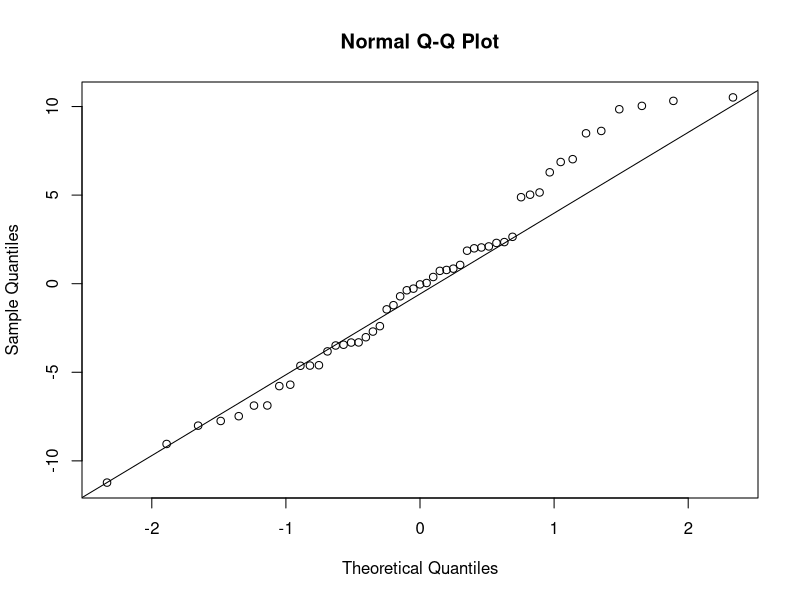
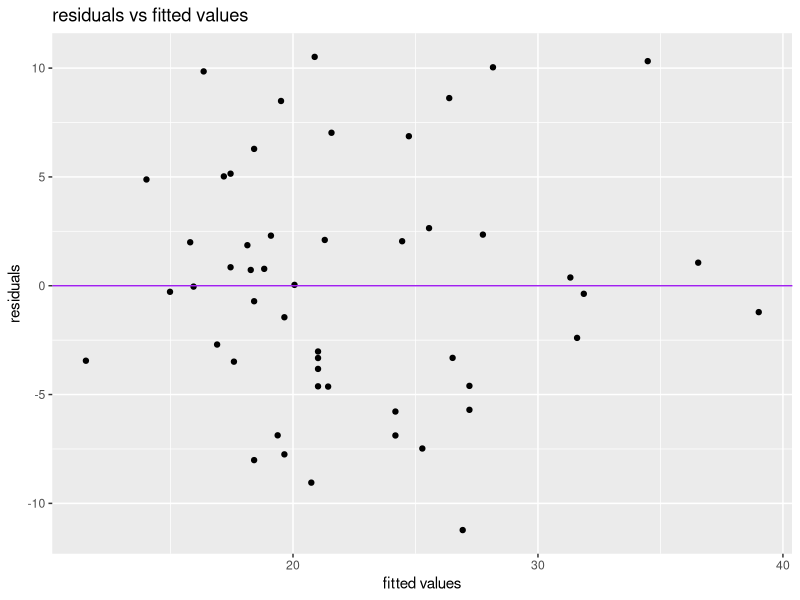
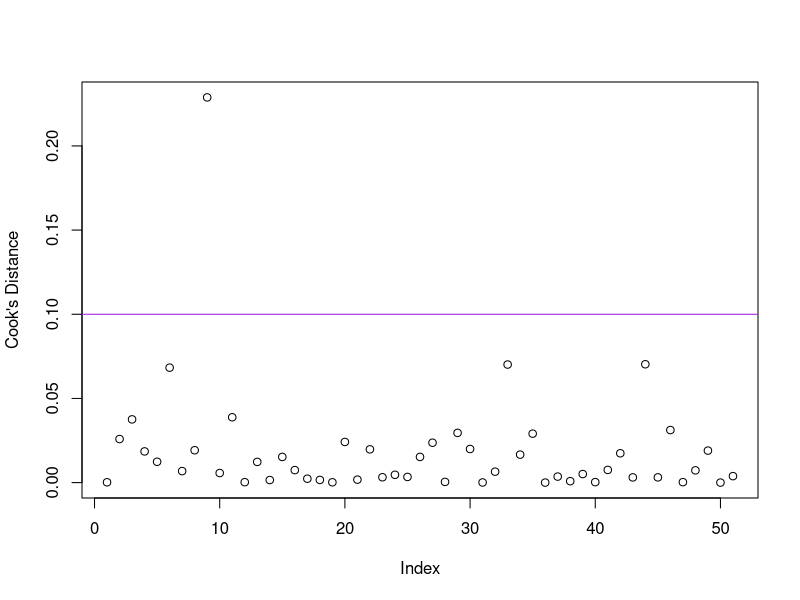
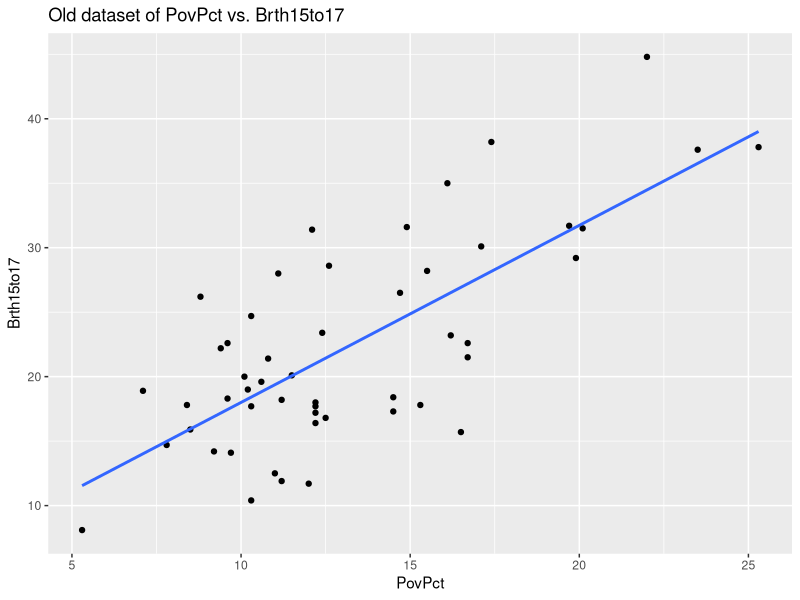
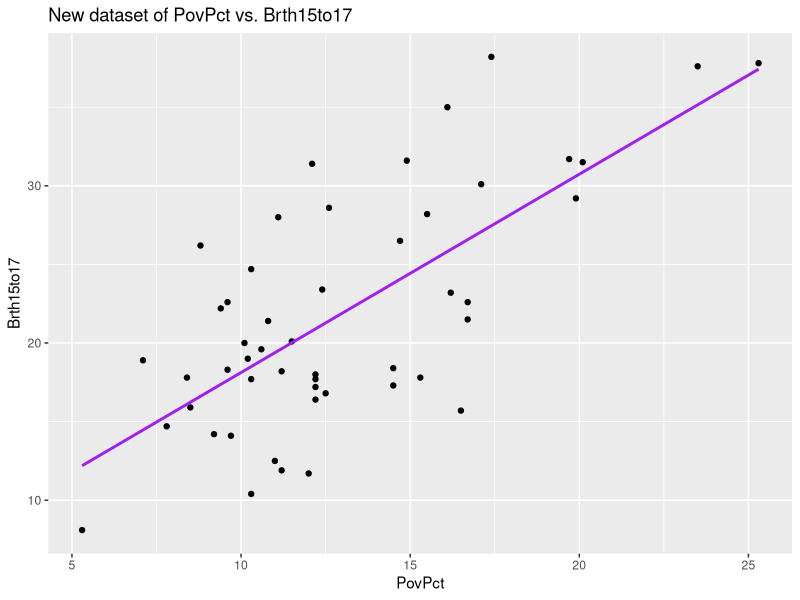
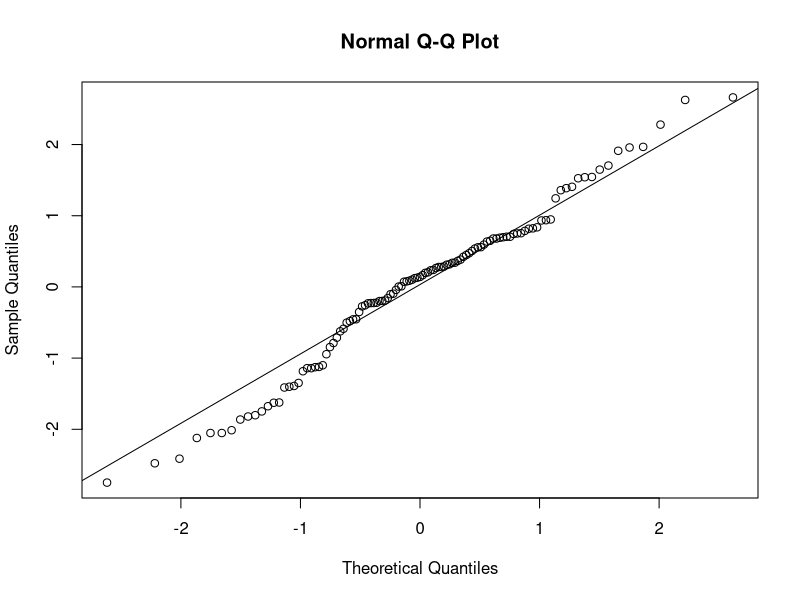
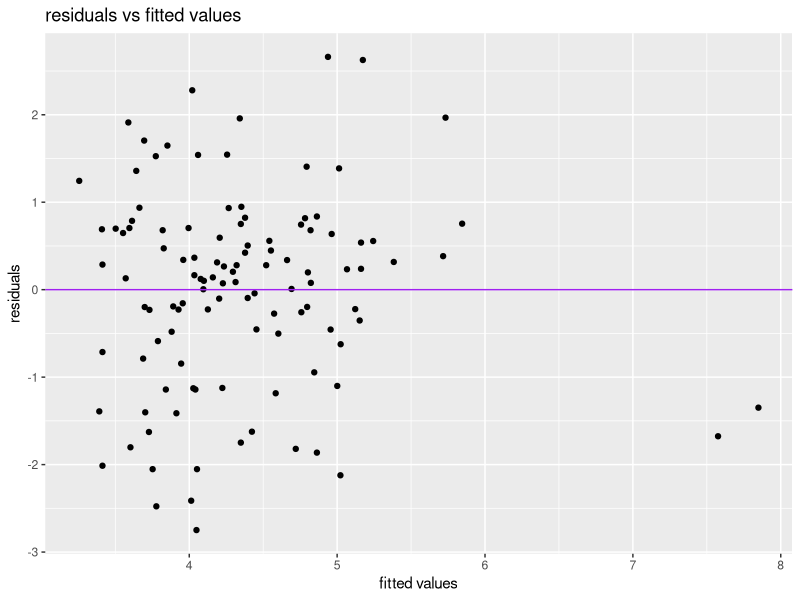
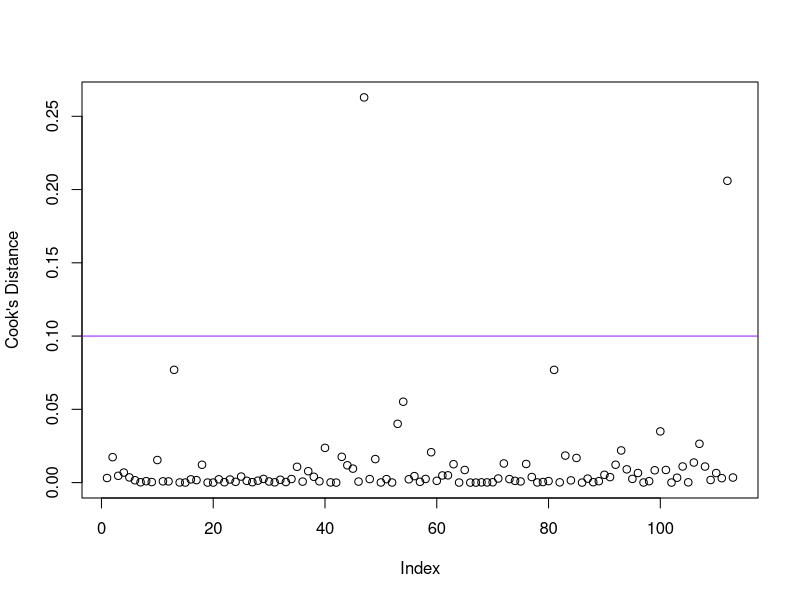

R code for these plots, in order:
## ---- chunk 1
setwd("/home/xmy/STA 101/Homework/HW2")
poverty<-read.csv("poverty.csv",header = TRUE)
head(poverty,n=3)
hospital<-read.csv("hospital.csv",header = TRUE)
head(hospital,n=3)
fish<-read.csv("fish.csv",header = TRUE)
head(fish,n=3)
## ---- chunk 2
library(ggplot2)
## ---- chunk 3
the.model=lm(data=poverty,Brth15to17~PovPct)
the.e_i=the.model$residuals
the.SWtest=shapiro.test(the.e_i)
the.SWtest
## ---- chunk 4
qqnorm(the.model$residuals)
qqline(the.model$residuals)
## ---- chunk 5
qplot(data=poverty,x=the.model$fitted.values,y=the.model$residuals)+ggtitle("residuals vs fitted values")+xlab("fitted values")+ylab("residuals")+geom_hline(yintercept = 0, col='purple')
## ---- chunk 6
Group = rep("Lower",nrow(poverty))
Group[poverty$Brth15to17 < median(poverty$Brth15to17)] = "Upper"
Group = as.factor(Group) #Changes it to a factor, which R recognizes as a grouping variable.
poverty$Group = Group
the.FKtest= fligner.test(the.model$residuals, poverty$Group)
the.FKtest
## ---- chunk 7
#SR=stdres(the.model)
#hist(SR,main = "Standardized residuals")
#ggplot(data=poverty,aes(x=SR))+ggtitle("histogram of standardized errors")+geom_histogram()+xlab("standardized error")
#cutoff=2
#the.outliers=which(SR<-cutoff|SR>cutoff)
#the.outliers
CD=cooks.distance(the.model)
cutoff=0.10
plot(CD,ylab="Cook's Distance")+abline(h=cutoff,col='purple')
## ---- chunk 8
#the.outliers=CD[CD>cutoff]
the.outliers=poverty[which(CD>cutoff),]
the.outliers
## ---- chunk 9
the.slope1=the.model$coefficients[2]
the.newset=poverty[-which(CD>cutoff),]
new.model=lm(data=the.newset,Brth15to17~PovPct)
the.slope2=new.model$coefficients[2]
ggplot(poverty,aes(x=PovPct,y=Brth15to17)) + geom_point(shape = 19) +geom_smooth(method='lm',se= FALSE) + ggtitle("Old dataset of PovPct vs. Brth15to17") + ylab("Brth15to17") +xlab("PovPct")
ggplot(the.newset,aes(x=PovPct,y=Brth15to17)) + geom_point(shape = 19) +geom_smooth(method='lm',se= FALSE,col='purple') + ggtitle("New dataset of PovPct vs. Brth15to17") + ylab("Brth15to17") +xlab("PovPct")
## ---- chunk 10
alpha = 0.10
the.CIs = confint(new.model,level = 1-alpha)
round(the.CIs,4)
## ---- chunk 11

## ---- chunk 12

## ---- chunk 13
the.summary=summary(new.model)
the.coef=the.summary$coefficients
round(the.coef,4)
## ---- chunk 14

## ---- chunk 15
the.model=lm(data=hospital,InfctRsk~MedSchool+Stay)
the.e_i=the.model$residuals
the.SWtest=shapiro.test(the.e_i)
the.SWtest
## ---- chunk 16
qqnorm(the.model$residuals)
qqline(the.model$residuals)
## ---- chunk 17
qplot(data=hospital,x=the.model$fitted.values,y=the.model$residuals)+ggtitle("residuals vs fitted values")+xlab("fitted values")+ylab("residuals")+geom_hline(yintercept = 0, col='purple')
## ---- chunk 18
Group = rep("Lower",nrow(hospital))
Group[hospital$InfctRsk < median(hospital$InfctRsk)] = "Upper"
Group = as.factor(Group) #Changes it to a factor, which R recognizes as a grouping variable.
hospital$Group = Group
the.FKtest= fligner.test(the.model$residuals, hospital$Group)
the.FKtest
## ---- chunk 19
CD=cooks.distance(the.model)
cutoff=0.10
plot(CD,ylab="Cook's Distance")+abline(h=cutoff,col='purple')
## ---- chunk 20
the.outliers=hospital[which(CD>cutoff),]
the.outliers
## ---- chunk 21
the.newset=hospital[-which(CD>cutoff),]
new.model=lm(data=the.newset,InfctRsk~MedSchool+Stay)
the.matrix=matrix(c(the.model$coefficients[2],the.model$coefficients[3],
                    new.model$coefficients[2],new.model$coefficients[3]),byrow=TRUE,nrow=2)
rownames(the.matrix)=c('Old model','new Model')
colnames(the.matrix)=c('MedSchool_Yes','Stay')
## ---- chunk 22
round(the.matrix,4)
## ---- chunk 23
alpha = 0.10
the.CIs = confint(new.model,level = 1-alpha)
round(the.CIs,4)
## ---- chunk 24

## ---- chunk 25

## ---- chunk 26
the.summary=summary(new.model)
the.coef=the.summary$coefficients
round(the.coef,4)
## ---- chunk 27

## ---- chunk 28
new.model=lm(data=the.newset,InfctRsk~MedSchool+Stay+MedSchool*Stay)
the.coef=new.model$coefficients
## ---- chunk 29
alpha1 = 0.01
the.CIs1 = confint(new.model,level = 1-alpha1)
alpha2 = 0.05
the.CIs2 = confint(new.model,level = 1-alpha2)
alpha3 = 0.10
the.CIs3 = confint(new.model,level = 1-alpha3)
## ---- chunk 30
round(the.CIs1,4)
round(the.CIs2,4)
round(the.CIs3,4)
## ---- chunk 31

## ---- chunk 32

## ---- chunk 33
the.model=lm(data=fish,Length~Age+Temp)
the.e_i=the.model$residuals
the.SWtest=shapiro.test(the.e_i)
the.SWtest
## ---- chunk 34
qqnorm(the.model$residuals)
qqline(the.model$residuals)
## ---- chunk 35
qplot(data=fish,x=the.model$fitted.values,y=the.model$residuals)+ggtitle("residuals vs fitted values")+xlab("fitted values")+ylab("residuals")+geom_hline(yintercept = 0, col='purple')
## ---- chunk 36
Group = rep("Lower",nrow(fish))
Group[fish$Length < median(fish$Length)] = "Upper"
Group = as.factor(Group) #Changes it to a factor, which R recognizes as a grouping variable.
fish$Group = Group
the.FKtest= fligner.test(the.model$residuals, fish$Group)
the.FKtest
## ---- chunk 37
CD=cooks.distance(the.model)
cutoff=0.10
plot(CD,ylab="Cook's Distance")+abline(h=cutoff,col='purple')
## ---- chunk 38
the.outliers=fish[which(CD>cutoff),]
the.outliers
## ---- chunk 39
the.newset=fish[-which(CD>cutoff),]
new.model=lm(data=the.newset,Length~Age+Temp)
the.matrix=matrix(c(the.model$coefficients[2],the.model$coefficients[3],
                    new.model$coefficients[2],new.model$coefficients[3]),byrow=TRUE,nrow=2)
rownames(the.matrix)=c('Old model','new Model')
colnames(the.matrix)=c('Age','Temp')
## ---- chunk 40
round(the.matrix,4)
## ---- chunk 41
alpha = 0.10
the.CIs = confint(new.model,level = 1-alpha)
round(the.CIs,4)
## ---- chunk 42

## ---- chunk 43

## ---- chunk 44
the.summary=summary(new.model)
the.coef=the.summary$coefficients
round(the.coef,4)
## ---- chunk 45

## ---- chunk 46
new.model=lm(data=the.newset,Length~Age+Temp+Age*Temp)
the.coef=new.model$coefficients
## ---- chunk 47
alpha1 = 0.01
the.CIs1 = confint(new.model,level = 1-alpha1)
alpha2 = 0.05
the.CIs2 = confint(new.model,level = 1-alpha2)
alpha3 = 0.10
the.CIs3 = confint(new.model,level = 1-alpha3)
## ---- chunk 48
round(the.CIs1,4)
round(the.CIs2,4)
round(the.CIs3,4)
## ---- chunk 49

## ---- chunk 50

## ---- chunk 51

## ---- chunk 52

## ---- chunk 53

## ---- chunk 54

